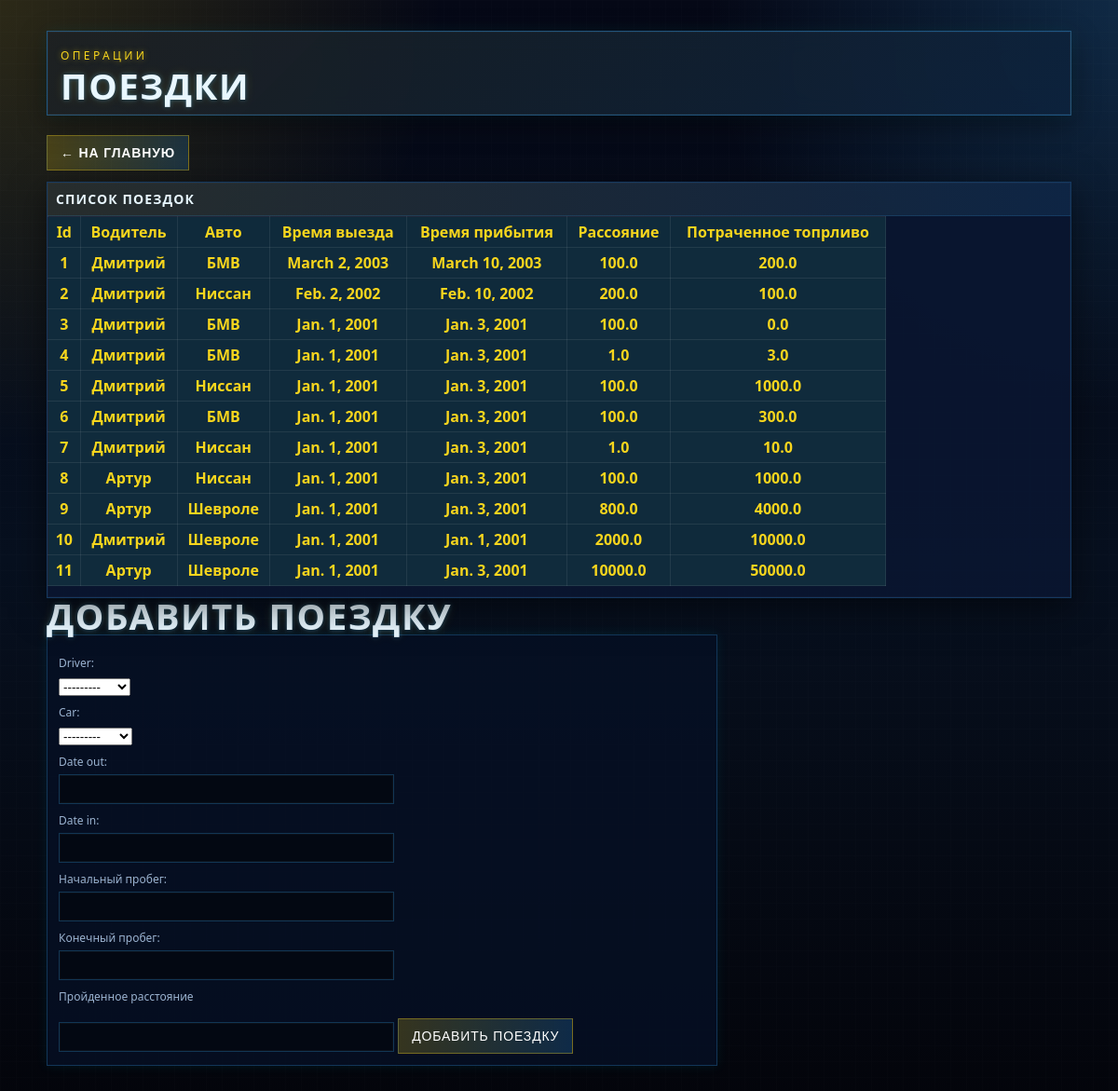
Page /trip/ on the earlier database version.
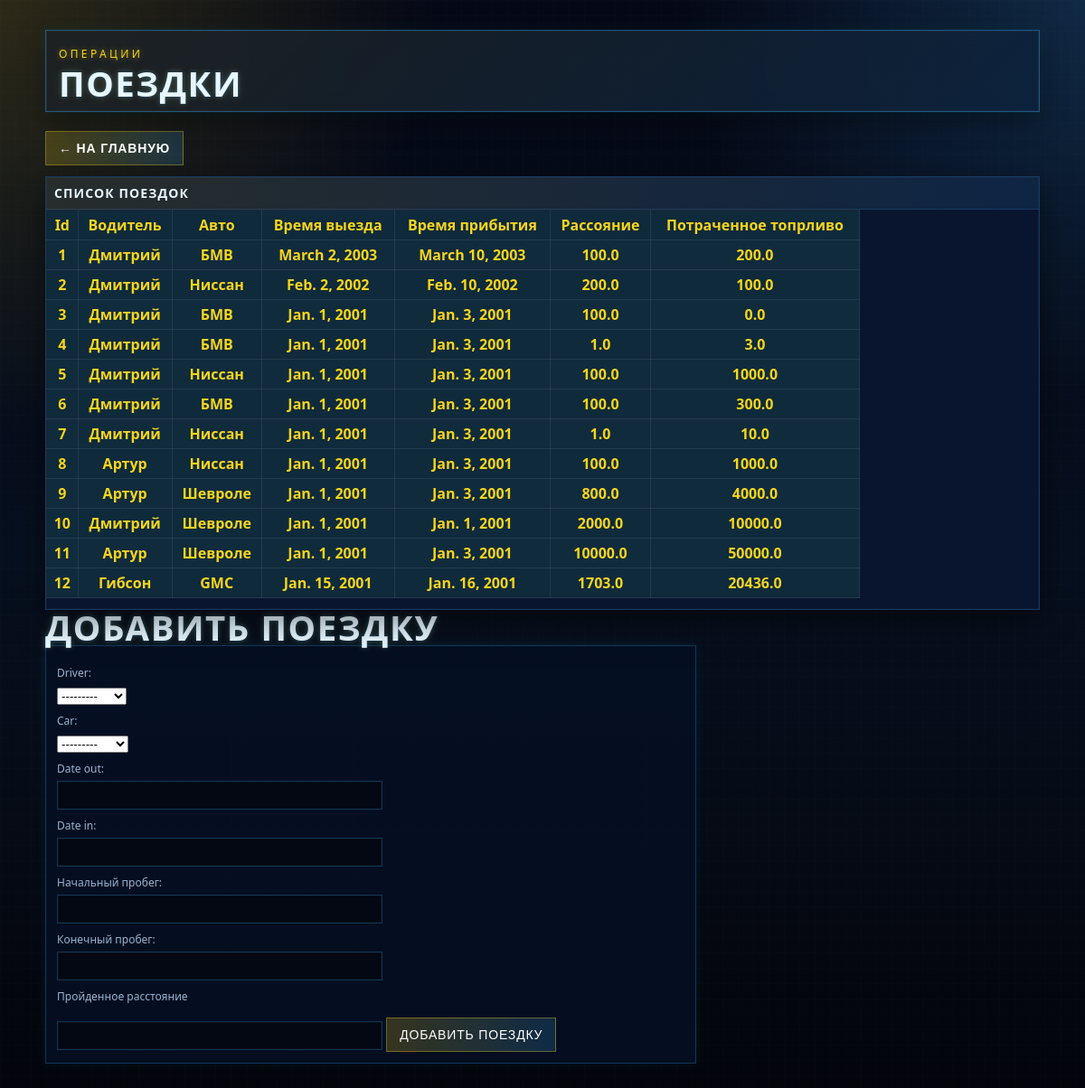
Same page on the later database version.
### main/models.py (models this page shows)
class Trip(models.Model):
    driver = models.ForeignKey(
        Driver,
        on_delete=models.CASCADE,
        related_name='trips'
    )
    car = models.ForeignKey(Car, on_delete=models.CASCADE)
    date_out = models.DateField()
    date_in = models.DateField()
    distance = models.FloatField()
    fuel = models.FloatField()

class Driver(models.Model):
    name = models.CharField()
    def __str__(self):
        return self.name

class Car(models.Model):
    marks = models.CharField()
    number = models.CharField()
    yers_relize = models.IntegerField()
    fuel_consumption  = models.IntegerField()#расход топлива на км
    mileage = models.FloatField()# пробег
    def __str__(self):
        return self.marks

### main/views.py (the view, shortened to what this page needs)
# urls.py: path('trip/',TripListView.as_view(), name='trip'),
class TripListView(ListView):
    model = Trip
    template_name = 'main/trip.html'
    context_object_name = 'trips'
    def get_context_data(self, *, object_list =None, **kwargs):
        context = super().get_context_data(**kwargs)
        context['form'] = AddTrip()
        return context

### main/forms.py
class AddTrip(forms.ModelForm):
    start_km = forms.FloatField(label='Начальный пробег')
    end_km = forms.FloatField(label='Конечный пробег')
    class Meta:
        model = Trip
        fields = ['driver', 'car', 'date_out', 'date_in']  # поля модели

### main/templates/main/trip.html (shortened to what this page needs)
{% load static %}
<!DOCTYPE html>
<html lang="ru">
<head>
    <link rel="stylesheet" href="{% static 'main/css/style.css' %}">
</head>
<body>
<div class="wrap">
    <section class="hero">
        <span class="eyebrow">Операции</span>
        <h1>Поездки</h1>
    </section>
    <div style="margin-bottom: 12px;">
        <button><a href="/">← На главную</a></button>
    </div>
    <section class="panel">
        <div class="panel-head">
            <strong>Список поездок</strong>
        </div>
        <div class="table-wrap">
            <table>
                <tr>
                    <th>Id</th>
                    <th>Водитель</th>
                    <th>Авто</th>
                    <th>Время выезда</th>
                    <th>Время прибытия</th>
                    <th>Рассояние</th>
                    <th>Потраченное топрливо</th>
                </tr>
                {% for t in trips %}
                    <tr>
                        <th>{{ t.pk }}</th>
                        <th>{{ t.driver.name }}</th>
                        <th>{{ t.car.marks }}</th>
                        <th>{{ t.date_out }}</th>
                        <th>{{ t.date_in }}</th>
                        <th>{{ t.distance }}</th>
                        <th>{{ t.fuel }}</th>
                    </tr>
                {% endfor %}
            </table>
        </div>
    </section>
    <h1>Добавить поездку</h1>
    <form method="post">
        {{ form.driver.label_tag }} {{ form.driver }}
        {{ form.car.label_tag }} {{ form.car }}
        {{ form.date_out.label_tag }} {{ form.date_out }}
        {{ form.date_in.label_tag }} {{ form.date_in }}
        {{ form.start_km.label_tag }} {{ form.start_km }}
        {{ form.end_km.label_tag }} {{ form.end_km }}
        <label>Пройденное расстояние</label>
        <input type="number" id="distance" readonly>
        <button type="submit">Добавить поездку</button>
    </form>
</div>
</body>
</html>

Differences in the rows shown:
added Trip: pk "12", driver.name "Гибсон", car.marks "GMC", date_out "Jan. 15, 2001", date_in "Jan. 16, 2001", distance "1703.0", fuel "20436.0"
